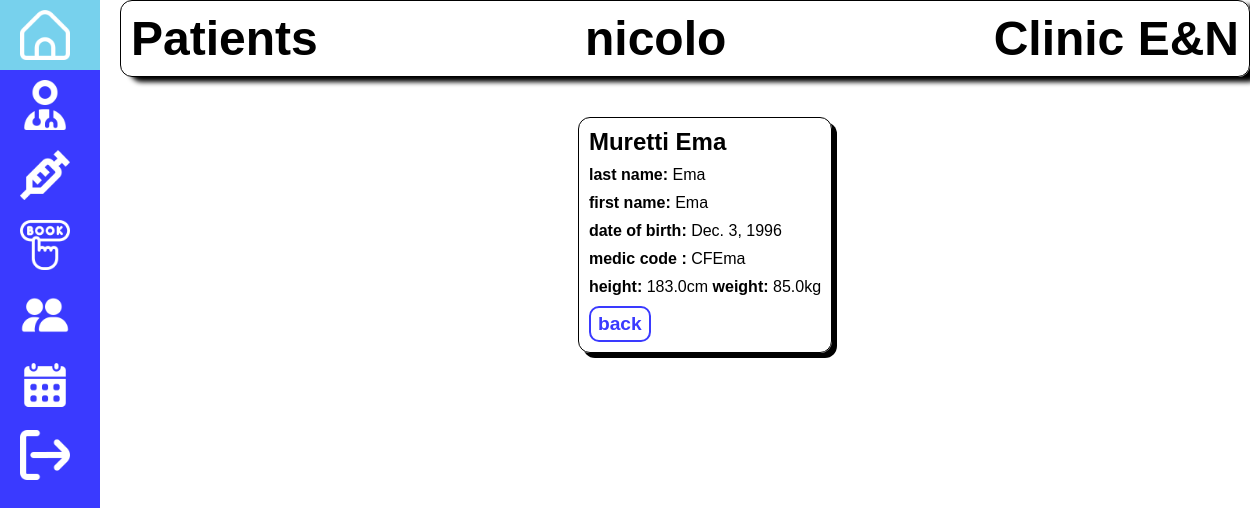
/dashboard/patient/2/ (signed in), run on the app's committed database.
### dashboard/models.py (models this page shows, shortened)
class Patient(models.Model):
    user = models.OneToOneField(
        User,
        on_delete=models.CASCADE,
        related_name='patient_profile',
    )
    first_name = models.CharField(max_length=100)
    last_name = models.CharField(max_length=100)
    date_of_birth = models.DateField()
    weight = models.FloatField(help_text='kg')
    height = models.FloatField(help_text='cm')
    cf = models.CharField(max_length=16, unique=True, help_text='Codice Fiscale')
    class Meta:
        ordering = ['last_name', 'first_name', 'date_of_birth']
        permissions = (("can_view_patient", "Can view patient"),)

### dashboard/views.py (the view)
# urls.py: path('patient/<int:pk>/', views.PatientDetailView.as_view(), name='patient-detail'),
class PatientDetailView(PermissionRequiredMixin, LoginRequiredMixin, generic.DetailView):
    login_url = '/accounts/login/'
    permission_required = 'dashboard.can_view_patient'
    model = Patient

### dashboard/templates/dashboard/patient_detail.html
{% extends 'base.html' %}
{% block content %}
    <div class="block-patient">
        <h2>{{patient.last_name}}  {{patient.first_name}}</h2>
        <p><b>last name:</b> <span>{{patient.first_name}}</span></p>
        <p><b>first name:</b> <span>{{patient.first_name}}</span></p>
        <p><b>date of birth:</b> <span>{{patient.date_of_birth}}</span></p>
        <p><b>medic code :</b> <span>{{patient.cf}}</span></p>
        <p><b>height:</b> <span>{{patient.height}}cm</span> <b>weight:</b> <span>{{patient.weight}}kg</span></p>
        <a class="btn" href="{% url 'patients'%}">back</a>
    </div>
{% endblock %}

### dashboard/templates/base.html (shortened to what this page needs)
<!DOCTYPE html>
<html lang="en">
<head>
    {% load static %}
    <link rel="stylesheet" href="{% static 'css/style.css' %}">
</head>
<body>
    {%block sidebar%}
    <div class="sidebar">
        <ul>
            <li {% if request.resolver_match.url_name == 'dashboard' %}style="background-color: rgb(119, 209, 237)"{% endif %}><a href="{% url 'dashboard'%}"><img src="{% static 'images/home.png' %}" alt="home"><span>home</span></a></li>
            <li {% if request.resolver_match.url_name == 'doctors' %}style="background-color: rgb(119, 209, 237)"{% endif %}><a href="{% url 'doctors'%}"><img src="{% static 'images/user-md.png' %}" alt="h"><span>doctors</span></a></li>
            <li ><a href="{% url 'treatments'%}"><img src="{% static 'images/syringe.png' %}" alt="home"></a></li>
            <li ><a href="{% url 'reservation' %}"><img src="{% static 'images/booking.png' %}" alt=""></a></li>
            {% if perms.dashboard.can_view_patient %}
            <li ><a href="{% url 'patients'%}"><img src="{% static 'images/people.png' %}" alt="home"></a></li>
            {% endif %}
            {% if perms.dashboard.can_view_visit %}
            <li {% if request.resolver_match.url_name == 'visits' %}style="background-color: rgb(119, 209, 237)"{% endif %}><a href="{% url 'visits'%}"><img src="{% static 'images/calendar.png' %}" alt="home"><span>visits</span></a></li>
            {% endif %}
            {% if user.is_authenticated %}
            <li><a href="{% url 'esco' %}"><img src="{% static 'images/exit.png' %}" alt="profile"><span>exit</span></a></li>
            {% endif %}
        </ul>
    </div>
    {%endblock%}
    <div class="sup-cont">
        <div class="title">
            <h1>{% if request.resolver_match.url_name == 'dashboard' %}Welcome
                {% elif request.resolver_match.url_name == 'doctors' or request.resolver_match.url_name == 'doctor-detail'%}Doctors
                {% elif request.resolver_match.url_name == 'treatments' or request.resolver_match.url_name == 'treatment-detail'%}Treatmets
                {% elif request.resolver_match.url_name == 'reservation'%}Reservation
                {% elif request.resolver_match.url_name == 'patients' or request.resolver_match.url_name == 'patient-detail'%}Patients
                {% elif request.resolver_match.url_name == 'visits' or request.resolver_match.url_name == 'visit-detail'%}Visits
                {% elif request.resolver_match.url_name == 'login'%}Log in
                {% elif request.resolver_match.url_name == 'signup'%}Sign Up
                {% elif request.resolver_match.url_name == 'esco'%}Exit
                {%endif%}</h1>
            <h1 style="text-align: center;">{{ user.username }}</h1><h1 style="text-align: end;">Clinic E&N</h1></div>
        <div class="content">
            {% block content %}
            {% endblock %}
        </div>
    </div>
</body>
</html>

### dashboard/static/css/style.css (style rules this page uses)
* { font-family: Montserrat, sans-serif; margin: 0; padding:0; font-style: normal; }
body { display: flex; gap: 20px; }
.sidebar { width: 100px; height: 100vh; background-color: rgb(58, 58, 255); transition: 0.5s ease; }
.sidebar a { text-decoration: none; display: flex; direction: row; overflow: hidden; color: #fff; align-items: center; justify-content: flex-start; gap:10px; font-weight: bold; font-size: 30px; }
.sidebar li { list-style-type: none; padding: 10px 20px; }
.sidebar li img { width: 50px; height: 50px; }
.title { display: flex; justify-content: space-between; margin-bottom: 20px; border: 1px solid black; box-shadow:10px 5px 5px rgb(0, 0, 0); border-radius: 12px; padding: 10px; }
.title h1 { font-size: 3rem; }
.content { width: 100%; padding: 20px; display: flex; flex-direction: column; justify-content: space-between; align-items: center; }
.sup-cont { width: 100%; }
.block-patient { display: flex; flex-direction: column; justify-content: space-between; margin-bottom: 10px; align-items: flex-start; gap: 10px; row-gap: 10px; border: 1px solid black; box-shadow: 5px 5px rgb(0, 0, 0); border-radius: 12px; padding: 10px; }
.block-patient .btn { border: 2px solid rgb(58, 58, 255); background-color: white; color: rgb(58, 58, 255); font-weight: bold; padding: 5px 7px; text-decoration: none; border-radius: 10px; font-size: larger; }

### data on the page
Patient: last_name "Muretti", first_name "Ema", date_of_birth "Dec. 3, 1996", cf "CFEma", height "183.0", weight "85.0"

### other printed values
{{ user.username }} "nicolo"
